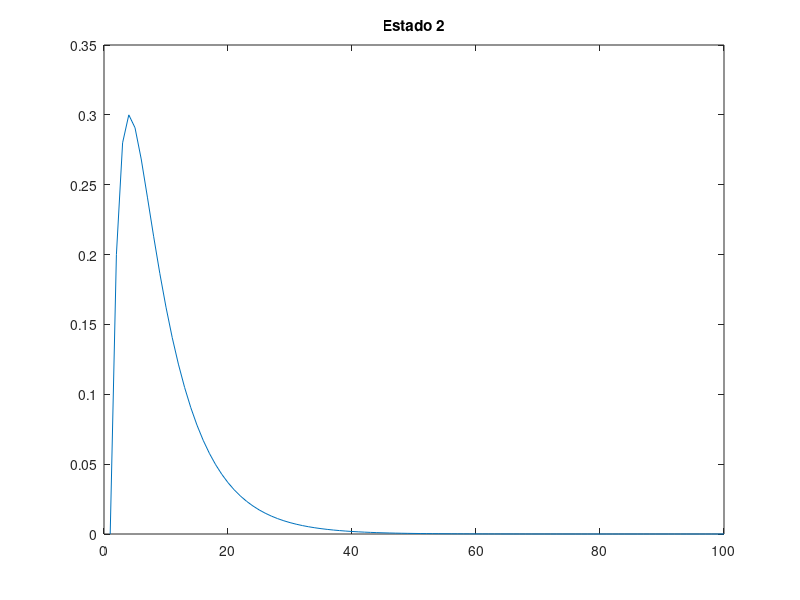
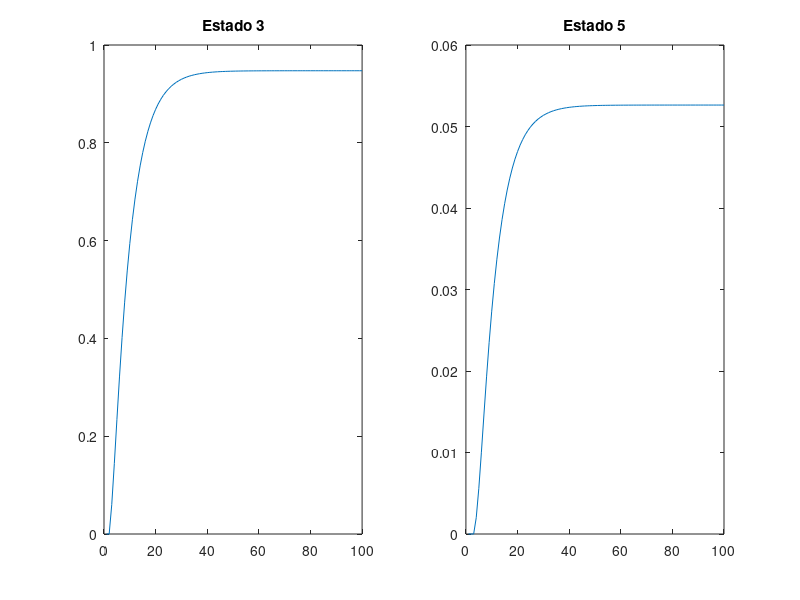

Write the MATLAB code that produced these figures, in order. (Note: this script raises an error after producing the figures.)
% a
%    A   B   C   D   E   F
H = [0   0   0   0   1/3 0
     1   0   0   0   1/3 0
     0   1/2 0   1   0   0
     0   0   1   0   0   0
     0   1/2 0   0   0   0
     0   0   0   0   1/3 0];

r = [1/6 1/6 1/6 1/6 1/6 1/6]';

for i=1:10
    r = H*r;
end
fprintf('a)\n');
disp(r);

% c
%    A   B   C   D   E   F
H = [0   0   0   0   1/3 1/6
     1   0   0   0   1/3 1/6
     0   1/2 0   1   0   1/6
     0   0   1   0   0   1/6
     0   1/2 0   0   0   1/6
     0   0   0   0   1/3 1/6];

r = [1/6 1/6 1/6 1/6 1/6 1/6]';

for i=1:10
    r = H*r;
end
fprintf('c)\n');
disp(r);

% d
A = 0.8*H + 0.2*(1/6*ones(6));
r = [1/6 1/6 1/6 1/6 1/6 1/6]';
for i = 1:10
    r = A*r;
end
fprintf('d)\n');
disp(r);

% e
r = [1/6 1/6 1/6 1/6 1/6 1/6]';
for i=1:20
    r = A*r;
end
fprintf('e)\n');
disp(r)
%%
%a
      %s  %n  %c
T = [ 0.7 0.2 0.1
      0.2 0.3 0.5
      0.3 0.3 0.4
    ]';

%b
Pb = 1*0.7^2;
disp(Pb)

%c
x = [0.7 0.2 0]';  % prob não chover segundo dia

w = T*x;
z = w/(0.7+0.2);
y = T*z;

probc = 1*(w(1)+w(2))*(y(1)+y(2));
disp(probc)
%d
x = [1 0 0]';
fprintf('Quando no Primeiro dia é sol no fim de Janeiro houve:\n');
somaSol = x(1);        %o primeiro dia ja foi sol
somaNuvens = x(2);
somaChuva = x(3);
for i = 2:31
    %ou y = T^(i-1)*x; depois usar y
    x = T*x;
    somaSol = somaSol + x(1);
    somaNuvens = somaNuvens + x(2);
    somaChuva = somaChuva + x(3);
end

fprintf('%.2f dias de Sol\n %.2f dias de Nuvens\n %.2f dias de Chuva\n', somaSol,somaNuvens, somaChuva);
fprintf('A pessoa vai ter dores durante %.1f dias\n\n',somaSol * 0.1 + somaNuvens*0.3 + somaChuva*0.5);

%e
x = [0 0 1]';
fprintf('Quando no Primeiro dia é chuva no fim de Janeiro houve:\n');
somaSol = x(1);        %o primeiro dia ja foi chuva
somaNuvens = x(2);
somaChuva = x(3);
for i = 2:31
    x = T*x;
    somaSol = somaSol + x(1);
    somaNuvens = somaNuvens + x(2);
    somaChuva = somaChuva + x(3);
end

fprintf('%.2f dias de Sol\n %.2f dias de Nuvens\n %.2f dias de Chuva\n', somaSol,somaNuvens, somaChuva);
fprintf('A pessoa vai ter dores durante %.1f dias\n\n',somaSol * 0.1 + somaNuvens*0.3 + somaChuva*0.5);

%%
% a 
%    1   2   3   4   5   
T = [0.8 0   0   0.3 0
     0.2 0.6 0   0.2 0
     0   0.3 1   0   0
     0   0.1 0   0.4 0
     0   0   0   0.1 1];

% b
x = [1 0 0 0 0]'; 
y = zeros(1,100);

for i = 2:100
    x = T*x;
    y(i) = x(2);
end
figure(1);
plot(y);
title('Estado 2');

% c

x = [1 0 0 0 0]'; 
y1 = zeros(1,100);

for i = 2:100
    x = T*x;
    y1(i) = x(3);  
end
x = [1 0 0 0 0]'; 
y2 = zeros(1,100);
for i = 2:100
    x = T*x;
    y2(i) = x(5); 
end

figure(2);
subplot(1,2,1);
plot(y1);
title('Estado 3');
subplot(1,2,2)
plot(y2);
title('Estado 5');

% d
%    1   2   4   3   5 
C = [0.8 0   0.3 0   0
     0.2 0.6 0.2 0   0
     0   0.1 0.4 0   0
     0   0.3 0   1   0
     0   0   0.1 0   1];

Q = C(1:3, 1:3);

% e
% F = (I - Q)^-1
F = (eye(3) - Q)^-1;

% f
t = sum(F);

fprintf('Nº médio passos para absorção partindo estado 1 é: %.4f\n',t(1));
fprintf('Nº médio passos para absorção partindo estado 2 é: %.4f\n',t(2));
fprintf('Nº médio passos para absorção partindo estado 4 é: %.4f\n',t(3));

% g
R = C(4:5, 1:3);
B = R*F;
fprintf('Prob(estado3) = %f, Prob(estado 5) = %f\n',B(1,1),B(2,1));

%%
%a)  A    B  C
T = [1/3 1/4 0      %A
     1/3 11/20 1/2  %B
     1/3 1/5 1/2];  %C
a = sum(T);             %Se for vetor de '1's é matriz estocástica
disp(a);
%b)
%Grupo A tem 60 alunos, grupo B tem 15 e C tem 15
x = [60/90 15/90 15/90]';
disp(x)
%c)
y = T^29*x;
y = y.*90;
y = round(y,0);
fprintf('O grupo A contem %d alunos\nO grupo B contem %d alunos\nO grupo C contem %d alunos\n\n', y);
sum(y);             %Verifica se ainda sao 90 alunos

%d)
x = [1/3 1/3 1/3]';
y2 = T^29*x;
y2 = y2.*90;
y2 = round(y2,0);
fprintf('O grupo A contem %d alunos\nO grupo B contem %d alunos\nO grupo C contem %d alunos\n', y2);
%%
% a
%    9   1   3   5   3   9   FIM
T = [0   0   0   0   0   0   0
     0.5 0   0   0   0   0   0
     0.5 0   0   0   0   0   0
     0   1/3 0.6 0.4 0.5 0.3 0
     0   1/3 0   0.1 0.2 0   0
     0   1/3 0.4 0.3 0   0.3 0
     0   0   0   0.2 0.3 0.4 0];

% b e c
N = 1e5;
a = cell(N,1);
for i = 1:N
    a(i) = {crawl(T, 1, 7)};
end

lengths = cellfun('length',a);
cont = 0;
cont2 = 0;
for i=1:N
    b = a{i}; 
    if lengths(i) == 8 && b(2) == 2 && b(7) == 6
        cont = cont + 1;
    end
    if lengths(i) == 8 && b(2) == 2
        cont2 = cont2 + 1;
    end
end

res = cont/N;
res2 = cont2/N;
fprintf('A probabilidade de 7 dig iniciada por 91 e terminada em 9 é %f\n',res);
fprintf('A probabilidade de 7 dig iniciada por 91 é %f\n',res2);
